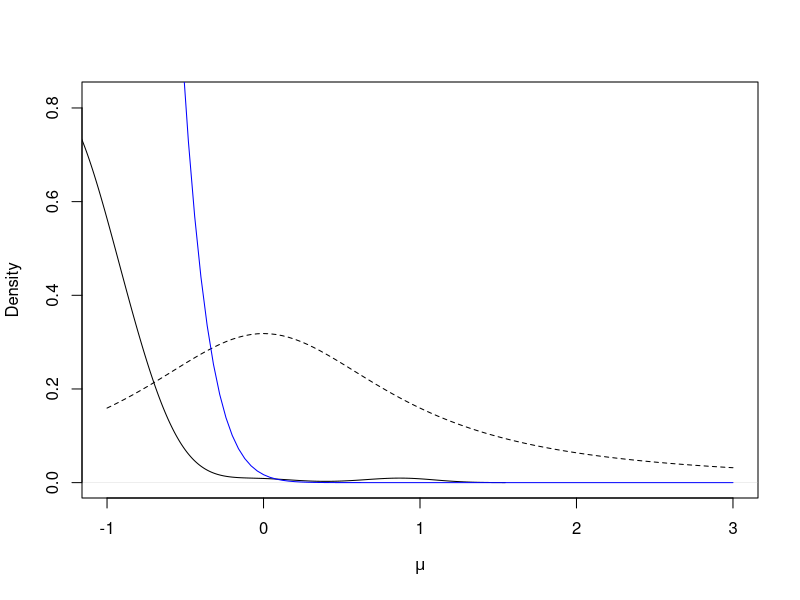

This figure's R source:
## ---- chunk 1
knitr::opts_chunk$set(echo = TRUE)
## ---- chunk 2
lg = function(mu, n, ybar) {
  mu2 = mu^2
  n * (ybar * mu - mu2 / 2.0) - log(1 + mu2)
}
## ---- chunk 3
mh = function(n, ybar, n_iter, mu_init, cand_sd) {
  ## Random-Walk Metropolis-Hastings algorithm
  
  ## step 1, initialize
  mu_out = numeric(n_iter)
  accpt = 0
  mu_now = mu_init
  lg_now = lg(mu=mu_now, n=n, ybar=ybar)
  
  ## step 2, iterate
  for (i in 1:n_iter) {
    ## step 2a
    mu_cand = rnorm(n=1, mean=mu_now, sd=cand_sd) # draw a candidate
    
    ## step 2b
    lg_cand = lg(mu=mu_cand, n=n, ybar=ybar) # evaluate log of g with the candidate
    lalpha = lg_cand - lg_now # log of acceptance ratio
    alpha = exp(lalpha)
    
    ## step 2c
    u = runif(1) # draw a uniform variable which will be less than alpha with probability min(1, alpha)
    if (u < alpha) { # then accept the candidate
      mu_now = mu_cand
      accpt = accpt + 1 # to keep track of acceptance
      lg_now = lg_cand
    }
    
    ## collect results
    mu_out[i] = mu_now # save this iteration's value of mu
  }
  
  ## return a list of output
  list(mu=mu_out, accpt=accpt/n_iter)
}
## ---- chunk 4
mh = function(n, ybar, n_iter, mu_init, cand_sd) {
  ## Random-Walk Metropolis-Hastings algorithm
  
  ## step 1, initialize
  mu_out = numeric(n_iter)
  accpt = 0
  mu_now = mu_init
  lg_now = lg(mu=mu_now, n=n, ybar=ybar)
  
  ## step 2, iterate
  for (i in 1:n_iter) {
    ## step 2a
    mu_cand = rnorm(n=1, mean=mu_now, sd=cand_sd) # draw a candidate
    
    ## step 2b
    lg_cand = lg(mu=mu_cand, n=n, ybar=ybar) # evaluate log of g with the candidate
    lalpha = lg_cand - lg_now # log of acceptance ratio
    alpha = exp(lalpha)
    
    ## step 2c
    u = runif(1) # draw a uniform variable which will be less than alpha with probability min(1, alpha)
    if (u < alpha) { # then accept the candidate
      mu_now = mu_cand
      accpt = accpt + 1 # to keep track of acceptance
      lg_now = lg_cand
    }
    
    ## collect results
    mu_out[i] = mu_now # save this iteration's value of mu
  }
  
  ## return a list of output
  list(mu=mu_out, accpt=accpt/n_iter)
}
## ---- chunk 5
y = c(-0.2, -1.5, -5.3, 0.3, -0.8, -2.2)
ybar = mean(y)
n = length(y)
## ---- chunk 6
#    sd=0.5,1.5,3.0,4.0

set.seed(43) # set the random seed for reproducibility
post = mh(n=n, ybar=ybar, n_iter=1e3, mu_init=0.0, cand_sd=4.0)
str(post)
## ---- chunk 7
post = mh(n=n, ybar=ybar, n_iter=1e3, mu_init=30.0, cand_sd=0.9)
post$accpt
## ---- chunk 8
post$mu_keep = post$mu[-c(1:100)] # discard the first 200 samples
plot(density(post$mu_keep, adjust=2.0), main="", xlim=c(-1.0, 3.0), xlab=expression(mu)) # plot density estimate of the posterior
curve(dt(x=x, df=1), lty=2, add=TRUE) # prior for mu
points(ybar, 0, pch=19) # sample mean???

curve(0.017*exp(lg(mu=x, n=n, ybar=ybar)), from=-1.0, to=3.0, add=TRUE, col="blue") # approximation to the true posterior in blue
## ---- chunk 9
mean(post$mu_keep)
